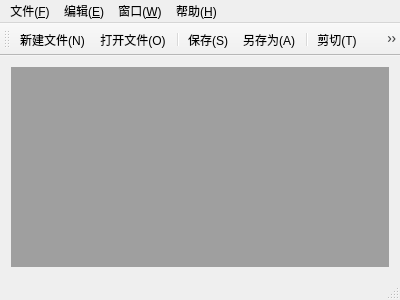
<?xml version="1.0" encoding="UTF-8"?>
<ui version="4.0">
 <class>MainWindow</class>
 <widget class="QMainWindow" name="MainWindow">
  <property name="geometry">
   <rect>
    <x>0</x>
    <y>0</y>
    <width>400</width>
    <height>300</height>
   </rect>
  </property>
  <property name="windowTitle">
   <string>MainWindow</string>
  </property>
  <widget class="QWidget" name="centralWidget">
   <layout class="QHBoxLayout" name="horizontalLayout">
    <item>
     <widget class="QMdiArea" name="mdiArea"/>
    </item>
   </layout>
  </widget>
  <widget class="QMenuBar" name="menuBar">
   <property name="geometry">
    <rect>
     <x>0</x>
     <y>0</y>
     <width>400</width>
     <height>23</height>
    </rect>
   </property>
   <widget class="QMenu" name="menu_F">
    <property name="title">
     <string>文件(&amp;F)</string>
    </property>
    <addaction name="actionNew"/>
    <addaction name="actionOpen"/>
    <addaction name="separator"/>
    <addaction name="actionSave"/>
    <addaction name="actionSaveAs"/>
    <addaction name="actionExit"/>
   </widget>
   <widget class="QMenu" name="menu_E">
    <property name="title">
     <string>编辑(&amp;E)</string>
    </property>
    <addaction name="actionUndo"/>
    <addaction name="actionRedo"/>
    <addaction name="separator"/>
    <addaction name="actionCut"/>
    <addaction name="actionCopy"/>
    <addaction name="actionPaste"/>
   </widget>
   <widget class="QMenu" name="menu_W">
    <property name="title">
     <string>窗口(&amp;W)</string>
    </property>
    <addaction name="actionClose"/>
    <addaction name="actionCloseAll"/>
    <addaction name="separator"/>
    <addaction name="actionTile"/>
    <addaction name="actionCascade"/>
    <addaction name="actionNext"/>
    <addaction name="actionPrevious"/>
   </widget>
   <widget class="QMenu" name="menu_H">
    <property name="title">
     <string>帮助(&amp;H)</string>
    </property>
    <addaction name="actionAbout"/>
    <addaction name="actionAboutQt"/>
   </widget>
   <addaction name="menu_F"/>
   <addaction name="menu_E"/>
   <addaction name="menu_W"/>
   <addaction name="menu_H"/>
  </widget>
  <widget class="QToolBar" name="mainToolBar">
   <attribute name="toolBarArea">
    <enum>TopToolBarArea</enum>
   </attribute>
   <attribute name="toolBarBreak">
    <bool>false</bool>
   </attribute>
   <addaction name="actionNew"/>
   <addaction name="actionOpen"/>
   <addaction name="separator"/>
   <addaction name="actionSave"/>
   <addaction name="actionSaveAs"/>
   <addaction name="separator"/>
   <addaction name="actionCut"/>
   <addaction name="actionCopy"/>
   <addaction name="actionPaste"/>
   <addaction name="separator"/>
   <addaction name="actionUndo"/>
   <addaction name="actionRedo"/>
  </widget>
  <widget class="QStatusBar" name="statusBar"/>
  <action name="actionNew">
   <property name="icon">
    <iconset resource="myImage.qrc">
     <normaloff>:/myImage/images/new.png</normaloff>:/myImage/images/new.png</iconset>
   </property>
   <property name="text">
    <string>新建文件(&amp;N)</string>
   </property>
   <property name="shortcut">
    <string>Ctrl+N</string>
   </property>
  </action>
  <action name="actionOpen">
   <property name="icon">
    <iconset resource="myImage.qrc">
     <normaloff>:/myImage/images/open.png</normaloff>:/myImage/images/open.png</iconset>
   </property>
   <property name="text">
    <string>打开文件(&amp;O)...</string>
   </property>
   <property name="shortcut">
    <string>Ctrl+O</string>
   </property>
  </action>
  <action name="actionSave">
   <property name="icon">
    <iconset resource="myImage.qrc">
     <normaloff>:/myImage/images/save.png</normaloff>:/myImage/images/save.png</iconset>
   </property>
   <property name="text">
    <string>保存(&amp;S)</string>
   </property>
   <property name="shortcut">
    <string>Ctrl+S</string>
   </property>
  </action>
  <action name="actionSaveAs">
   <property name="icon">
    <iconset resource="myImage.qrc">
     <normaloff>:/myImage/images/saveAs.png</normaloff>:/myImage/images/saveAs.png</iconset>
   </property>
   <property name="text">
    <string>另存为(&amp;A)...</string>
   </property>
  </action>
  <action name="actionExit">
   <property name="icon">
    <iconset resource="myImage.qrc">
     <normaloff>:/myImage/images/exit.png</normaloff>:/myImage/images/exit.png</iconset>
   </property>
   <property name="text">
    <string>退出(&amp;X)</string>
   </property>
  </action>
  <action name="actionUndo">
   <property name="icon">
    <iconset resource="myImage.qrc">
     <normaloff>:/myImage/images/undo.png</normaloff>:/myImage/images/undo.png</iconset>
   </property>
   <property name="text">
    <string>撤销(&amp;U)</string>
   </property>
   <property name="shortcut">
    <string>Ctrl+Z</string>
   </property>
  </action>
  <action name="actionRedo">
   <property name="icon">
    <iconset resource="myImage.qrc">
     <normaloff>:/myImage/images/redo.png</normaloff>:/myImage/images/redo.png</iconset>
   </property>
   <property name="text">
    <string>恢复(&amp;R)</string>
   </property>
   <property name="shortcut">
    <string>Ctrl+Y</string>
   </property>
  </action>
  <action name="actionCut">
   <property name="icon">
    <iconset resource="myImage.qrc">
     <normaloff>:/myImage/images/cut.png</normaloff>:/myImage/images/cut.png</iconset>
   </property>
   <property name="text">
    <string>剪切(&amp;T)</string>
   </property>
   <property name="shortcut">
    <string>Ctrl+X</string>
   </property>
  </action>
  <action name="actionCopy">
   <property name="icon">
    <iconset resource="myImage.qrc">
     <normaloff>:/myImage/images/copy.png</normaloff>:/myImage/images/copy.png</iconset>
   </property>
   <property name="text">
    <string>复制(&amp;C)</string>
   </property>
   <property name="shortcut">
    <string>Ctrl+C</string>
   </property>
  </action>
  <action name="actionPaste">
   <property name="icon">
    <iconset resource="myImage.qrc">
     <normaloff>:/myImage/images/paste.png</normaloff>:/myImage/images/paste.png</iconset>
   </property>
   <property name="text">
    <string>粘贴(&amp;P)</string>
   </property>
   <property name="shortcut">
    <string>Ctrl+V</string>
   </property>
  </action>
  <action name="actionClose">
   <property name="text">
    <string>关闭(&amp;O)</string>
   </property>
  </action>
  <action name="actionCloseAll">
   <property name="text">
    <string>关闭所有窗口(&amp;A)</string>
   </property>
  </action>
  <action name="actionTile">
   <property name="text">
    <string>平铺(&amp;T)</string>
   </property>
  </action>
  <action name="actionCascade">
   <property name="text">
    <string>层叠(&amp;C)</string>
   </property>
  </action>
  <action name="actionNext">
   <property name="icon">
    <iconset resource="myImage.qrc">
     <normaloff>:/myImage/images/next.png</normaloff>:/myImage/images/next.png</iconset>
   </property>
   <property name="text">
    <string>下一个(&amp;X)</string>
   </property>
   <property name="shortcut">
    <string>Ctrl+Tab</string>
   </property>
  </action>
  <action name="actionPrevious">
   <property name="icon">
    <iconset resource="myImage.qrc">
     <normaloff>:/myImage/images/previous.png</normaloff>:/myImage/images/previous.png</iconset>
   </property>
   <property name="text">
    <string>前一个(&amp;V)</string>
   </property>
   <property name="shortcut">
    <string>Ctrl+Shift+Backtab</string>
   </property>
  </action>
  <action name="actionAbout">
   <property name="icon">
    <iconset resource="myImage.qrc">
     <normaloff>:/myImage/images/about.png</normaloff>:/myImage/images/about.png</iconset>
   </property>
   <property name="text">
    <string>关于(&amp;A)</string>
   </property>
  </action>
  <action name="actionAboutQt">
   <property name="text">
    <string>关于Qt(&amp;Q)</string>
   </property>
  </action>
 </widget>
 <layoutdefault spacing="6" margin="11"/>
 <resources>
  <include location="myImage.qrc"/>
 </resources>
 <connections/>
</ui>
